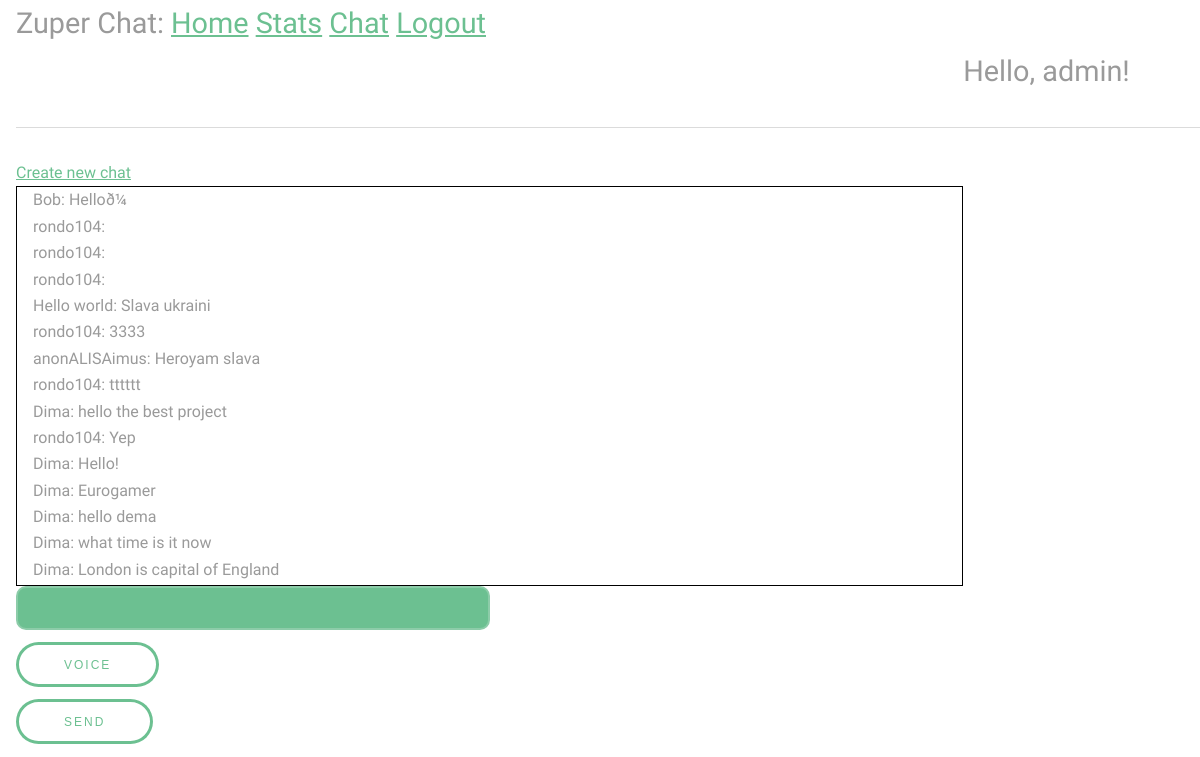
Page /chat (signed in) on the committed database.
### app/models.py (models this page shows, shortened)
class User(UserMixin, db.Model):
    id = db.Column(db.Integer, primary_key=True)
    username = db.Column(db.String(64), index=True, unique=True)
    email = db.Column(db.String(120), index=True, unique=True)
    password_hash = db.Column(db.String(128))
    chats = db.relationship('Chat', secondary=chats_users, backref=db.backref('users', lazy='dynamic'))

class Message(db.Model):
    id = db.Column(db.Integer, primary_key=True)
    body = db.Column(db.String(140))
    timestamp = db.Column(db.DateTime, index=True, default=datetime.utcnow)
    user_id = db.Column(db.Integer, db.ForeignKey('user.id'))
    chat_id = db.Column(db.Integer, db.ForeignKey('chat.id'), default='chat')

### app/routes.py (the view)
@name_space.route("/chat")
@app.route('/chat')
def chat():
    if not current_user.is_authenticated:
        return redirect(url_for('login'))
    for_sending = []
    for i in get_previous_messages():
        for_sending.append([(User.query.filter_by(id = i.user_id).first().username),i.body])
    for_sending = for_sending[::-1]
    return render_template('chat.html',previous_messages=for_sending)

### app/models.py (called while the page is built)
@login.user_loader
def load_user(id):
    return User.query.get(int(id))

def get_previous_messages(quantity=15, chat_id='chat'):
    messages_for_sending =  Message.query.filter_by(chat_id=chat_id).order_by(Message.id.desc()).limit(quantity).all()
    return messages_for_sending

### app/templates/chat.html (shortened to what this page needs)
{% extends "base.html" %}
{% block content %}
<a href="{{url_for('create_new_chat')}}">Create new chat</a>
<div class="Dmessages">
<ul id="messages">
{% set j = previous_messages|length %}
{% for i in range(previous_messages|length) %}
{{ previous_messages[i][0] }}: {{ previous_messages[i][1] }}
<br>
{% endfor %}
</ul>
</div>
<input type="text" id="myMessage">
<button id="sendvoice">Voice</button>
<br>
<button id="sendbutton">Send</button>
<br>
{% endblock %}

### app/templates/base.html (shortened to what this page needs)
<html>
    <head>
        <link rel="stylesheet" href="{{ url_for('static', filename='css/main.css') }}">
    </head>
    <body>
        <div style="font-size:180%">
            Zuper Chat:
            <a href="{{ url_for('index') }}">Home</a>
            <a href="{{ url_for('stats') }}">Stats</a>
            {% if current_user.is_anonymous %}
            <a href="{{ url_for('login') }}">Login</a>
            <a href="{{ url_for('register') }}">Register</a>
            {% else %}
            <a href="{{ url_for('chat') }}">Chat</a>
            <a href="{{ url_for('logout') }}">Logout</a>
            <p style="margin-left:80%;">Hello, {{current_user.username}}!</p>
            {% endif %}
        </div>
        <hr>
        {% block content %}{% endblock %}
    </body>
</html>

### app/static/css/main.css (style rules this page uses)
html, body, div, span, applet, object, iframe, h1, h2, h3, h4, h5, h6, p, blockquote, pre, a, abbr, acronym, address, big, cite, code, del, dfn, em, img, ins, kbd, q, s, samp, small, strike, strong, sub, sup, tt, var, b, u, i, center, dl, dt, dd, ol, ul, li, fieldset, form, label, legend, table, caption, tbody, tfoot, thead, tr, th, td, article, aside, canvas, details, embed, figure, figcaption, footer, header, hgroup, menu, nav, output, ruby, section, summary, time, mark, audio, video { margin: 0; padding: 0; border: 0; font-size: 100%; font: inherit; vertical-align: baseline; }
body { line-height: 1; }
ol, ul { list-style: none; }
body { -webkit-text-size-adjust: none; }
*, *:before, *:after { -moz-box-sizing: border-box; -webkit-box-sizing: border-box; box-sizing: border-box; }
body { -ms-overflow-style: scrollbar; }
body { background: #fff; margin-left: 1em; }
body, input, select, textarea { color: #9a9a9a; font-family: "Source Sans Pro", Arial, Helvetica, sans-serif; font-size: 1.3em; font-weight: 400; line-height: 1.65; }
@media screen and (max-width: 1680px) { body, input, select, textarea { font-size: 12pt; } }
@media screen and (max-width: 1280px) { body, input, select, textarea { font-size: 12pt; } }
a { color: #6cc091; text-decoration: underline; }
p { font-size: 1em; }
hr { border: 0; border-bottom: solid 1px #dbdbdb; margin: 2em 0; }
input[type="text"], input[type="password"], input[type="email"], input[type="tel"], select, textarea { -moz-appearance: none; -webkit-appearance: none; -ms-appearance: none; appearance: none; background: #6cc091; border-radius: 10px; border: none; border: solid 2px #8dcca9; color: #fff; display: block; outline: 0; padding: 0 1em; text-decoration: none; width: 40%; }
input[type="text"], input[type="password"], input[type="email"], select { height: 2.75em; }
ul { list-style: disc; margin: 0 0 2em 0; padding-left: 1em; }
input[type="submit"], input[type="reset"], input[type="button"], button, .button { -moz-appearance: none; -webkit-appearance: none; -ms-appearance: none; appearance: none; -moz-transition: background-color 0.2s ease-in-out, color 0.2s ease-in-out; -webkit-transition: background-color 0.2s ease-in-out, color 0.2s ease-in-out; -ms-transition: background-color 0.2s ease-in-out, color 0.2s ease-in-out; transition: background-color 0.2s ease-in-out, color 0.2s ease-in-out; background-color: transparent; box-shadow: inset 0 0 0 3px #6cc091; color: #6cc091 !important; border-radius: 30px; border: 0; cursor: pointer; display: inline-block; font-size: .75em; font-weight: 400; height: 3.75em; line-height: 3.85em; letter-spacing: 2px; padding: 0 4em; margin-top: 1em; text-align: center; text-decoration: none; text-transform: uppercase; white-space: nowrap; }

### app/templates/chat.html (style rules this page uses)
.Dmessages { overflow: auto; width: 80%; max-height: 50%; padding 5px; border: solid 1px black; }

### rows in the picture
User: username "admin"
User: username "Bob"
Message: body "Helloð¼"
User: username "rondo104" "rondo104" "rondo104" "rondo104" "rondo104" "rondo104"
User: username "Hello world"
Message: body "Slava ukraini"
Message: body "3333"
User: username "anonALISAimus"
Message: body "Heroyam slava"
Message: body "tttttt"
User: username "Dima" "Dima" "Dima" "Dima" "Dima" "Dima"
Message: body "hello the best project"
Message: body "Yep"
Message: body "Hello!"
Message: body "Eurogamer"
Message: body "hello dema"
Message: body "what time is it now"
Message: body "London is capital of England"
